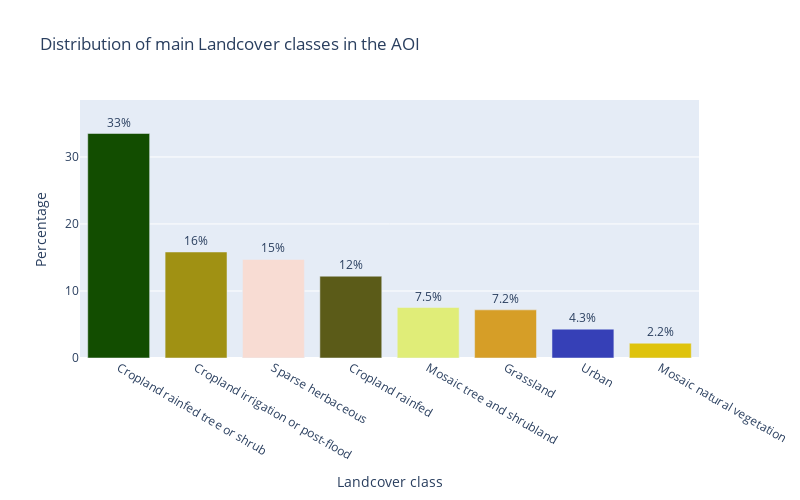

This figure's notebook cell:
### Markdown cell above
Generate plot

### Code cell
fig = px.bar(
    df_thres,
    x="Landcover",
    y="percentage",
    color="Landcover",
    text="percentage",
    title="Distribution of main Landcover classes in the AOI",
    labels={"percentage": "Percentage", "Landcover": "Landcover class"},
    hover_data={
        "Landcover": True,
        "percentage": ":.2f%",
        "count": True,
        "Color": False,
    },  # To Fix: decimal positions
    color_discrete_map=dict(zip(df_thres["Landcover"], df_thres["Color"])),
)  # Get colors from hex values

fig.update_traces(
    texttemplate="%{text:.2s}%", textposition="outside"
)  # Add percentage values to the bars

fig.update_layout(yaxis_title="Percentage", showlegend=False, height=500, width=800)
fig.update_yaxes(
    range=[0, df_thres["percentage"].max() + 5]
)  # Get some extra space on top of the bars

fig.show()

### Figure 1 — Plotly figure (JSON) as saved in the notebook; plotly's stock layout.template omitted (floating-point values rounded to 4 significant figures)
{"data": [{"alignmentgroup": "True", "customdata": [[202700.0, "#124D00"]], "hovertemplate": "Landcover class=%{x}<br>Percentage=%{text:.2f%}<br>count=%{customdata[0]}<extra></extra>", "legendgroup": "Cropland rainfed tree or shrub", "marker": {"color": "#124D00", "pattern": {"shape": ""}}, "name": "Cropland rainfed tree or shrub", "offsetgroup": "Cropland rainfed tree or shrub", "orientation": "v", "showlegend": true, "text": [33.5], "textposition": "outside", "texttemplate": "%{text:.2s}%", "type": "bar", "x": ["Cropland rainfed tree or shrub"], "xaxis": "x", "y": [33.5], "yaxis": "y"}, {"alignmentgroup": "True", "customdata": [[95710.0, "#A09113"]], "hovertemplate": "Landcover class=%{x}<br>Percentage=%{text:.2f%}<br>count=%{customdata[0]}<extra></extra>", "legendgroup": "Cropland irrigation or post-flood", "marker": {"color": "#A09113", "pattern": {"shape": ""}}, "name": "Cropland irrigation or post-flood", "offsetgroup": "Cropland irrigation or post-flood", "orientation": "v", "showlegend": true, "text": [15.82], "textposition": "outside", "texttemplate": "%{text:.2s}%", "type": "bar", "x": ["Cropland irrigation or post-flood"], "xaxis": "x", "y": [15.82], "yaxis": "y"}, {"alignmentgroup": "True", "customdata": [[89020.0, "#F8DCD3"]], "hovertemplate": "Landcover class=%{x}<br>Percentage=%{text:.2f%}<br>count=%{customdata[0]}<extra></extra>", "legendgroup": "Sparse herbaceous", "marker": {"color": "#F8DCD3", "pattern": {"shape": ""}}, "name": "Sparse herbaceous", "offsetgroup": "Sparse herbaceous", "orientation": "v", "showlegend": true, "text": [14.71], "textposition": "outside", "texttemplate": "%{text:.2s}%", "type": "bar", "x": ["Sparse herbaceous"], "xaxis": "x", "y": [14.71], "yaxis": "y"}, {"alignmentgroup": "True", "customdata": [[73860.0, "#5B5B18"]], "hovertemplate": "Landcover class=%{x}<br>Percentage=%{text:.2f%}<br>count=%{customdata[0]}<extra></extra>", "legendgroup": "Cropland rainfed", "marker": {"color": "#5B5B18", "pattern": {"shape": ""}}, "name": "Cropland rainfed", "offsetgroup": "Cropland rainfed", "orientation": "v", "showlegend": true, "text": [12.21], "textposition": "outside", "texttemplate": "%{text:.2s}%", "type": "bar", "x": ["Cropland rainfed"], "xaxis": "x", "y": [12.21], "yaxis": "y"}, {"alignmentgroup": "True", "customdata": [[45570.0, "#E0ED78"]], "hovertemplate": "Landcover class=%{x}<br>Percentage=%{text:.2f%}<br>count=%{customdata[0]}<extra></extra>", "legendgroup": "Mosaic tree and shrubland", "marker": {"color": "#E0ED78", "pattern": {"shape": ""}}, "name": "Mosaic tree and shrubland", "offsetgroup": "Mosaic tree and shrubland", "orientation": "v", "showlegend": true, "text": [7.531], "textposition": "outside", "texttemplate": "%{text:.2s}%", "type": "bar", "x": ["Mosaic tree and shrubland"], "xaxis": "x", "y": [7.531], "yaxis": "y"}, {"alignmentgroup": "True", "customdata": [[43450.0, "#D69E27"]], "hovertemplate": "Landcover class=%{x}<br>Percentage=%{text:.2f%}<br>count=%{customdata[0]}<extra></extra>", "legendgroup": "Grassland", "marker": {"color": "#D69E27", "pattern": {"shape": ""}}, "name": "Grassland", "offsetgroup": "Grassland", "orientation": "v", "showlegend": true, "text": [7.181], "textposition": "outside", "texttemplate": "%{text:.2s}%", "type": "bar", "x": ["Grassland"], "xaxis": "x", "y": [7.181], "yaxis": "y"}, {"alignmentgroup": "True", "customdata": [[26040.0, "#3640B7"]], "hovertemplate": "Landcover class=%{x}<br>Percentage=%{text:.2f%}<br>count=%{customdata[0]}<extra></extra>", "legendgroup": "Urban", "marker": {"color": "#3640B7", "pattern": {"shape": ""}}, "name": "Urban", "offsetgroup": "Urban", "orientation": "v", "showlegend": true, "text": [4.304], "textposition": "outside", "texttemplate": "%{text:.2s}%", "type": "bar", "x": ["Urban"], "xaxis": "x", "y": [4.304], "yaxis": "y"}, {"alignmentgroup": "True", "customdata": [[13340.0, "#DFC30C"]], "hovertemplate": "Landcover class=%{x}<br>Percentage=%{text:.2f%}<br>count=%{customdata[0]}<extra></extra>", "legendgroup": "Mosaic natural vegetation", "marker": {"color": "#DFC30C", "pattern": {"shape": ""}}, "name": "Mosaic natural vegetation", "offsetgroup": "Mosaic natural vegetation", "orientation": "v", "showlegend": true, "text": [2.204], "textposition": "outside", "texttemplate": "%{text:.2s}%", "type": "bar", "x": ["Mosaic natural vegetation"], "xaxis": "x", "y": [2.204], "yaxis": "y"}], "layout": {"barmode": "relative", "height": 500, "legend": {"title": {"text": "Landcover class"}, "tracegroupgap": 0}, "showlegend": false, "title": {"text": "Distribution of main Landcover classes in the AOI"}, "width": 800, "xaxis": {"anchor": "y", "categoryarray": ["Cropland rainfed tree or shrub", "Cropland irrigation or post-flood", "Sparse herbaceous", "Cropland rainfed", "Mosaic tree and shrubland", "Grassland", "Urban", "Mosaic natural vegetation"], "categoryorder": "array", "domain": [0, 1], "title": {"text": "Landcover class"}}, "yaxis": {"anchor": "x", "domain": [0, 1], "range": [0, 38.5], "title": {"text": "Percentage"}}}}
